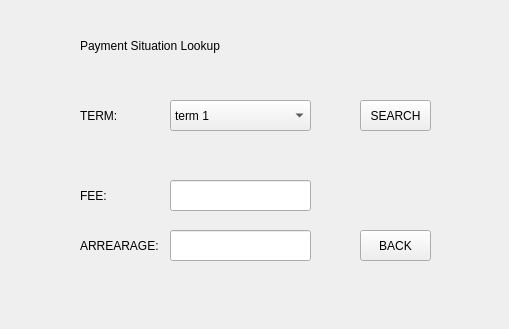
<?xml version="1.0" encoding="UTF-8"?>
<ui version="4.0">
 <class>moneyfind</class>
 <widget class="QWidget" name="moneyfind">
  <property name="geometry">
   <rect>
    <x>0</x>
    <y>0</y>
    <width>509</width>
    <height>329</height>
   </rect>
  </property>
  <property name="windowTitle">
   <string>Form</string>
  </property>
  <widget class="QLabel" name="label">
   <property name="geometry">
    <rect>
     <x>230</x>
     <y>30</y>
     <width>54</width>
     <height>12</height>
    </rect>
   </property>
   <property name="text">
    <string/>
   </property>
  </widget>
  <widget class="QLabel" name="label_4">
   <property name="geometry">
    <rect>
     <x>80</x>
     <y>20</y>
     <width>351</width>
     <height>51</height>
    </rect>
   </property>
   <property name="styleSheet">
    <string notr="true">font: 75 18pt &quot;Consolas&quot;;</string>
   </property>
   <property name="text">
    <string>Payment Situation Lookup</string>
   </property>
  </widget>
  <widget class="QLabel" name="label_5">
   <property name="geometry">
    <rect>
     <x>80</x>
     <y>100</y>
     <width>71</width>
     <height>31</height>
    </rect>
   </property>
   <property name="text">
    <string>TERM:</string>
   </property>
  </widget>
  <widget class="QLabel" name="label_6">
   <property name="geometry">
    <rect>
     <x>80</x>
     <y>230</y>
     <width>81</width>
     <height>31</height>
    </rect>
   </property>
   <property name="text">
    <string>ARREARAGE:</string>
   </property>
  </widget>
  <widget class="QLabel" name="label_7">
   <property name="geometry">
    <rect>
     <x>80</x>
     <y>180</y>
     <width>81</width>
     <height>31</height>
    </rect>
   </property>
   <property name="text">
    <string>FEE:</string>
   </property>
  </widget>
  <widget class="QLineEdit" name="stu_money_arrearagelineEdit">
   <property name="geometry">
    <rect>
     <x>170</x>
     <y>230</y>
     <width>141</width>
     <height>31</height>
    </rect>
   </property>
  </widget>
  <widget class="QLineEdit" name="stu_money_feelineEdit">
   <property name="geometry">
    <rect>
     <x>170</x>
     <y>180</y>
     <width>141</width>
     <height>31</height>
    </rect>
   </property>
  </widget>
  <widget class="QPushButton" name="stu_money_queryButton">
   <property name="geometry">
    <rect>
     <x>360</x>
     <y>100</y>
     <width>71</width>
     <height>31</height>
    </rect>
   </property>
   <property name="text">
    <string>SEARCH</string>
   </property>
  </widget>
  <widget class="QPushButton" name="stu_money_backButton">
   <property name="geometry">
    <rect>
     <x>360</x>
     <y>230</y>
     <width>71</width>
     <height>31</height>
    </rect>
   </property>
   <property name="text">
    <string>BACK</string>
   </property>
  </widget>
  <widget class="QComboBox" name="term_choose_comboBox">
   <property name="geometry">
    <rect>
     <x>170</x>
     <y>100</y>
     <width>141</width>
     <height>31</height>
    </rect>
   </property>
   <item>
    <property name="text">
     <string>term 1</string>
    </property>
   </item>
   <item>
    <property name="text">
     <string>term 2</string>
    </property>
   </item>
   <item>
    <property name="text">
     <string>term 3</string>
    </property>
   </item>
   <item>
    <property name="text">
     <string>term 4</string>
    </property>
   </item>
  </widget>
 </widget>
 <resources/>
 <connections/>
</ui>
